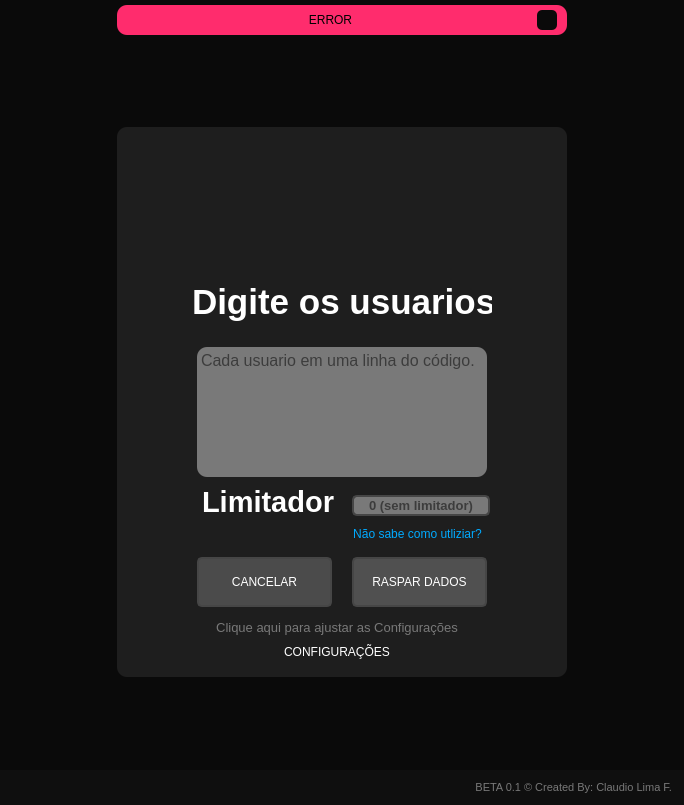
<?xml version="1.0" encoding="UTF-8"?>
<ui version="4.0">
 <class>MainWindow</class>
 <widget class="QMainWindow" name="MainWindow">
  <property name="geometry">
   <rect>
    <x>0</x>
    <y>0</y>
    <width>684</width>
    <height>805</height>
   </rect>
  </property>
  <property name="minimumSize">
   <size>
    <width>500</width>
    <height>700</height>
   </size>
  </property>
  <property name="windowTitle">
   <string>InstaScrapy</string>
  </property>
  <property name="windowIcon">
   <iconset resource="../images/file_rc_rc.qrc">
    <normaloff>:/icone/icon.ico</normaloff>:/icone/icon.ico</iconset>
  </property>
  <property name="styleSheet">
   <string notr="true">background-color: rgb(10, 10, 10);</string>
  </property>
  <property name="toolButtonStyle">
   <enum>Qt::ToolButtonIconOnly</enum>
  </property>
  <widget class="QWidget" name="centralwidget">
   <layout class="QVBoxLayout" name="verticalLayout">
    <property name="spacing">
     <number>0</number>
    </property>
    <property name="leftMargin">
     <number>0</number>
    </property>
    <property name="topMargin">
     <number>0</number>
    </property>
    <property name="rightMargin">
     <number>0</number>
    </property>
    <property name="bottomMargin">
     <number>0</number>
    </property>
    <item>
     <widget class="QFrame" name="topbar">
      <property name="maximumSize">
       <size>
        <width>16777215</width>
        <height>35</height>
       </size>
      </property>
      <property name="styleSheet">
       <string notr="true"/>
      </property>
      <property name="frameShape">
       <enum>QFrame::NoFrame</enum>
      </property>
      <property name="frameShadow">
       <enum>QFrame::Raised</enum>
      </property>
      <layout class="QHBoxLayout" name="horizontalLayout_2">
       <property name="spacing">
        <number>0</number>
       </property>
       <property name="leftMargin">
        <number>0</number>
       </property>
       <property name="topMargin">
        <number>5</number>
       </property>
       <property name="rightMargin">
        <number>0</number>
       </property>
       <property name="bottomMargin">
        <number>0</number>
       </property>
       <item>
        <widget class="QFrame" name="frame_error">
         <property name="maximumSize">
          <size>
           <width>450</width>
           <height>35</height>
          </size>
         </property>
         <property name="styleSheet">
          <string notr="true">background-color: rgb(255, 44, 109);
border-radius: 10px;</string>
         </property>
         <property name="frameShape">
          <enum>QFrame::StyledPanel</enum>
         </property>
         <property name="frameShadow">
          <enum>QFrame::Raised</enum>
         </property>
         <layout class="QHBoxLayout" name="horizontalLayout_3">
          <property name="spacing">
           <number>3</number>
          </property>
          <property name="leftMargin">
           <number>10</number>
          </property>
          <property name="topMargin">
           <number>3</number>
          </property>
          <property name="rightMargin">
           <number>10</number>
          </property>
          <property name="bottomMargin">
           <number>3</number>
          </property>
          <item>
           <widget class="QLabel" name="lb_error">
            <property name="text">
             <string>ERROR</string>
            </property>
            <property name="alignment">
             <set>Qt::AlignCenter</set>
            </property>
           </widget>
          </item>
          <item>
           <widget class="QPushButton" name="btn_error">
            <property name="maximumSize">
             <size>
              <width>20</width>
              <height>20</height>
             </size>
            </property>
            <property name="styleSheet">
             <string notr="true">QPushButton {
	border-radius: 5px;
	background-position: center;
	background-image: url(:/close_image/cil-x.png);
	
	background-color: rgb(10,10,10);
}
QPushButton:hover{
	background-color: rgb(55,55,55);
	color: rgb(200, 200, 200);
}
QPushButton:pressed{
	background-color: rgb(100,100,100);
	color: rgb(200, 200, 200);
}</string>
            </property>
            <property name="text">
             <string/>
            </property>
           </widget>
          </item>
         </layout>
        </widget>
       </item>
      </layout>
     </widget>
    </item>
    <item>
     <widget class="QFrame" name="body">
      <property name="styleSheet">
       <string notr="true"/>
      </property>
      <property name="frameShape">
       <enum>QFrame::NoFrame</enum>
      </property>
      <property name="frameShadow">
       <enum>QFrame::Raised</enum>
      </property>
      <layout class="QHBoxLayout" name="horizontalLayout">
       <property name="spacing">
        <number>0</number>
       </property>
       <property name="leftMargin">
        <number>0</number>
       </property>
       <property name="topMargin">
        <number>30</number>
       </property>
       <property name="rightMargin">
        <number>0</number>
       </property>
       <property name="bottomMargin">
        <number>30</number>
       </property>
       <item>
        <widget class="QFrame" name="content">
         <property name="maximumSize">
          <size>
           <width>450</width>
           <height>550</height>
          </size>
         </property>
         <property name="styleSheet">
          <string notr="true">QFrame{
	background-color: rgb(30,30,30);
	border-radius: 10px;
}</string>
         </property>
         <property name="frameShape">
          <enum>QFrame::NoFrame</enum>
         </property>
         <property name="frameShadow">
          <enum>QFrame::Raised</enum>
         </property>
         <widget class="QFrame" name="logo">
          <property name="geometry">
           <rect>
            <x>83</x>
            <y>45</y>
            <width>283</width>
            <height>89</height>
           </rect>
          </property>
          <property name="minimumSize">
           <size>
            <width>283</width>
            <height>89</height>
           </size>
          </property>
          <property name="maximumSize">
           <size>
            <width>283</width>
            <height>89</height>
           </size>
          </property>
          <property name="styleSheet">
           <string notr="true">background-image: url(:/logo/logo.png);
backroung-repeat: no-repeat;
background-position: center;
border-radius: 6px;</string>
          </property>
          <property name="frameShape">
           <enum>QFrame::StyledPanel</enum>
          </property>
          <property name="frameShadow">
           <enum>QFrame::Raised</enum>
          </property>
         </widget>
         <widget class="QPushButton" name="btn_configuracoes">
          <property name="geometry">
           <rect>
            <x>155</x>
            <y>500</y>
            <width>130</width>
            <height>50</height>
           </rect>
          </property>
          <property name="maximumSize">
           <size>
            <width>280</width>
            <height>50</height>
           </size>
          </property>
          <property name="font">
           <font>
            <family>Segoe UI</family>
            <pointsize>9</pointsize>
            <weight>50</weight>
            <bold>false</bold>
           </font>
          </property>
          <property name="styleSheet">
           <string notr="true">QPushButton{
	background-color: rgb(30,30,30);
	border: 1px solid rgb(30,30,30);
	color: rgb(255,255,255);
}
QPushButton:hover{
	color: rgb(210,210,210);
}
QPushButton:pressed{
	color: rgb(27, 107, 106);
}</string>
          </property>
          <property name="text">
           <string>CONFIGURAÇÕES</string>
          </property>
         </widget>
         <widget class="QPushButton" name="btn_cancelar">
          <property name="geometry">
           <rect>
            <x>80</x>
            <y>430</y>
            <width>135</width>
            <height>50</height>
           </rect>
          </property>
          <property name="minimumSize">
           <size>
            <width>135</width>
            <height>0</height>
           </size>
          </property>
          <property name="maximumSize">
           <size>
            <width>135</width>
            <height>50</height>
           </size>
          </property>
          <property name="font">
           <font>
            <family>Segoe UI</family>
            <pointsize>9</pointsize>
            <weight>50</weight>
            <bold>false</bold>
           </font>
          </property>
          <property name="cursor">
           <cursorShape>PointingHandCursor</cursorShape>
          </property>
          <property name="styleSheet">
           <string notr="true">QPushButton{
	background-color:  rgb(75,75,75);
	border: 2px solid rgb(70,70,70);
	border-radius: 5px;
	color: rgb(255,255,255);
}
QPushButton:hover{
	border: 2px solid rgb(140,140,140);
}
QPushButton:pressed{
	background-color: rgb(27, 107, 106);
	border: 2px solid rgb(0, 255, 252);
}</string>
          </property>
          <property name="text">
           <string>CANCELAR</string>
          </property>
         </widget>
         <widget class="QLabel" name="lb_ajustes">
          <property name="geometry">
           <rect>
            <x>80</x>
            <y>490</y>
            <width>280</width>
            <height>20</height>
           </rect>
          </property>
          <property name="font">
           <font>
            <family>Segoe UI</family>
            <pointsize>10</pointsize>
            <italic>false</italic>
           </font>
          </property>
          <property name="layoutDirection">
           <enum>Qt::LeftToRight</enum>
          </property>
          <property name="styleSheet">
           <string notr="true">color :rgb(120,120,120)</string>
          </property>
          <property name="text">
           <string>Clique aqui para ajustar as Configurações</string>
          </property>
          <property name="alignment">
           <set>Qt::AlignCenter</set>
          </property>
         </widget>
         <widget class="QPushButton" name="btn_forget_password">
          <property name="geometry">
           <rect>
            <x>235</x>
            <y>395</y>
            <width>131</width>
            <height>23</height>
           </rect>
          </property>
          <property name="styleSheet">
           <string notr="true">QPushButton{
	color: rgb(0, 170, 255);
	background-color: rgb(30,30,30,);
	border: 1px solid  rgb(30,30,30);
}
QPushButton:hover{
	color: rgb(0, 149, 200);
}
QPushButton:pressed{
	color: rgb(0, 149, 152);
}</string>
          </property>
          <property name="text">
           <string>Não sabe como utliziar?</string>
          </property>
         </widget>
         <widget class="QLabel" name="lb_title">
          <property name="geometry">
           <rect>
            <x>75</x>
            <y>150</y>
            <width>300</width>
            <height>50</height>
           </rect>
          </property>
          <property name="font">
           <font>
            <family>Segoe UI</family>
            <pointsize>26</pointsize>
            <weight>75</weight>
            <bold>true</bold>
           </font>
          </property>
          <property name="styleSheet">
           <string notr="true">color: rgb(255, 255, 255);</string>
          </property>
          <property name="text">
           <string>Digite os usuarios</string>
          </property>
         </widget>
         <widget class="QTextEdit" name="input_users">
          <property name="geometry">
           <rect>
            <x>80</x>
            <y>220</y>
            <width>290</width>
            <height>130</height>
           </rect>
          </property>
          <property name="maximumSize">
           <size>
            <width>290</width>
            <height>130</height>
           </size>
          </property>
          <property name="font">
           <font>
            <family>Segoe UI</family>
            <pointsize>12</pointsize>
            <weight>50</weight>
            <bold>false</bold>
           </font>
          </property>
          <property name="cursor" stdset="0">
           <cursorShape>IBeamCursor</cursorShape>
          </property>
          <property name="styleSheet">
           <string notr="true">background-color: rgb(121, 121, 121);</string>
          </property>
          <property name="placeholderText">
           <string>Cada usuario em uma linha do código.</string>
          </property>
         </widget>
         <widget class="QPushButton" name="btn_raspar_dados">
          <property name="geometry">
           <rect>
            <x>235</x>
            <y>430</y>
            <width>135</width>
            <height>50</height>
           </rect>
          </property>
          <property name="minimumSize">
           <size>
            <width>135</width>
            <height>0</height>
           </size>
          </property>
          <property name="maximumSize">
           <size>
            <width>135</width>
            <height>50</height>
           </size>
          </property>
          <property name="font">
           <font>
            <family>Segoe UI</family>
            <pointsize>9</pointsize>
            <weight>50</weight>
            <bold>false</bold>
           </font>
          </property>
          <property name="cursor">
           <cursorShape>PointingHandCursor</cursorShape>
          </property>
          <property name="styleSheet">
           <string notr="true">QPushButton{
	background-color:  rgb(80,80,80);
	border: 2px solid rgb(70,70,70);
	border-radius: 5px;
	color: rgb(255,255,255);
}
QPushButton:hover{
	border: 2px solid rgb(140,140,140);
}
QPushButton:pressed{
	background-color: rgb(27, 107, 106);
	border: 2px solid rgb(0, 255, 252);
}</string>
          </property>
          <property name="text">
           <string>RASPAR DADOS</string>
          </property>
         </widget>
         <widget class="QLabel" name="lb_title_2">
          <property name="geometry">
           <rect>
            <x>85</x>
            <y>350</y>
            <width>140</width>
            <height>50</height>
           </rect>
          </property>
          <property name="font">
           <font>
            <family>Segoe UI</family>
            <pointsize>22</pointsize>
            <weight>75</weight>
            <bold>true</bold>
           </font>
          </property>
          <property name="styleSheet">
           <string notr="true">color: rgb(255, 255, 255);</string>
          </property>
          <property name="text">
           <string>Limitador</string>
          </property>
         </widget>
         <widget class="QLineEdit" name="input_limitador">
          <property name="geometry">
           <rect>
            <x>235</x>
            <y>368</y>
            <width>138</width>
            <height>21</height>
           </rect>
          </property>
          <property name="font">
           <font>
            <family>Segoe UI</family>
            <pointsize>10</pointsize>
            <weight>75</weight>
            <bold>true</bold>
           </font>
          </property>
          <property name="styleSheet">
           <string notr="true">background-color: rgb(121, 121, 121);
border: 2px solid rgb(70,70,70);
border-radius: 5px;</string>
          </property>
          <property name="inputMask">
           <string notr="true"/>
          </property>
          <property name="text">
           <string/>
          </property>
          <property name="alignment">
           <set>Qt::AlignCenter</set>
          </property>
          <property name="placeholderText">
           <string>0 (sem limitador)</string>
          </property>
         </widget>
        </widget>
       </item>
      </layout>
     </widget>
    </item>
    <item>
     <widget class="QFrame" name="footer">
      <property name="maximumSize">
       <size>
        <width>16777215</width>
        <height>35</height>
       </size>
      </property>
      <property name="styleSheet">
       <string notr="true">background-color: rgb(15,15,15);</string>
      </property>
      <property name="frameShape">
       <enum>QFrame::NoFrame</enum>
      </property>
      <property name="frameShadow">
       <enum>QFrame::Raised</enum>
      </property>
      <layout class="QVBoxLayout" name="verticalLayout_2">
       <item>
        <widget class="QLabel" name="lb_credits">
         <property name="font">
          <font>
           <family>Segoe UI</family>
           <pointsize>8</pointsize>
          </font>
         </property>
         <property name="layoutDirection">
          <enum>Qt::RightToLeft</enum>
         </property>
         <property name="styleSheet">
          <string notr="true">color :rgb(120,120,120)</string>
         </property>
         <property name="text">
          <string>BETA 0.1 © Created By: Claudio Lima F. </string>
         </property>
         <property name="alignment">
          <set>Qt::AlignRight|Qt::AlignTrailing|Qt::AlignVCenter</set>
         </property>
        </widget>
       </item>
      </layout>
     </widget>
    </item>
   </layout>
  </widget>
 </widget>
 <resources>
  <include location="../images/file_rc_rc.qrc"/>
 </resources>
 <connections/>
</ui>
